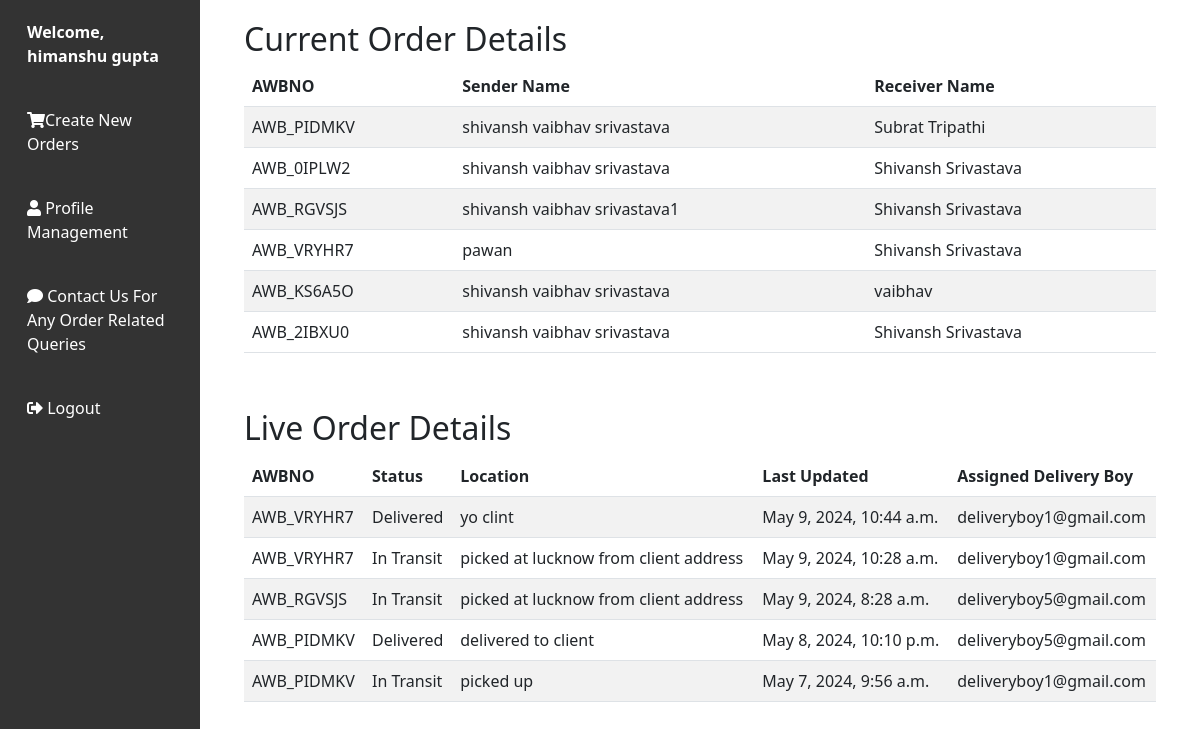
/userManagement/user_dashboard/ (signed in), run on the app's committed database.
### BranchesInfo/models.py (models this page shows, shortened)
class Data_Records(models.Model):
    AWBNO = models.CharField(max_length=10, primary_key=True)
    Sender_Name = models.CharField(max_length=100, null=True)
    Sender_Address = models.CharField(max_length=100, null=True)
    Sender_Contact_No = models.CharField(max_length=15, null=True)
    Sender_City = models.CharField(max_length=30, null=True)
    sender_state = models.CharField(max_length=30, null=True)
    Receiver_Name = models.CharField(max_length=100, null=False)
    Receiver_Address = models.CharField(max_length=100, null=True)
    Receiver_Contact_No = models.CharField(max_length=15, null=True)
    Receiver_City = models.CharField(max_length=30, null=True)
    receiver_state = models.CharField(max_length=30, null=True)
    Book_date = models.DateTimeField(null=False)
    Weight = models.CharField(max_length=10, null=True)
    Distance = models.DecimalField(max_digits=10, decimal_places=2, null=True)
    Price = models.CharField(max_length=10, null=True)
    POD_Flag = models.CharField(max_length=20, null=True)
    Print_Flag = models.CharField(max_length=20, null=True)
    Pin_Number = models.CharField(max_length=10, null=True)
    State = models.CharField(max_length=30, null=True)
    Country = models.CharField(max_length=30, null=True)
    Sender_Branch_CD = models.IntegerField(null=True)
    Receiver_Branch_CD  = models.IntegerField(null=True)
    Type = models.CharField(max_length=50, null=True)
    Payment_Method = models.CharField(max_length=50)
    Client_Id = models.ForeignKey(Client, on_delete=models.CASCADE, related_name='client_orders', null=True)
    Alert_Flag = models.CharField(max_length=20, null=True)
    order_type = models.CharField(max_length=30, null=True)

### packetTrackingSystem/models.py (models this page shows, shortened)
class Live_Updates(models.Model):
    AWBNO = models.CharField(max_length=50)
    transit_status = models.CharField(max_length=100, default='Not Picked Up From Source.')
    update_location = models.CharField(max_length=100)
    last_update_time = models.DateTimeField(null=False)
    Delivery_Boy_Name = models.CharField(max_length=100, null=True)

### userManagement/views.py (the view)
# urls.py: path('user_dashboard/', views.user_dashboard, name='user_dashboard'),
@cache_control(no_cache=True, must_revalidate=True, no_store=True)
def user_dashboard(request):
    try:
        session_id = request.session.get('Client_Id')
        username = request.session.get('Client_Name')
        if session_id is not None:
            print("Session ID of the user from dashboard function :", session_id)
            print("Session username of the user from dashboard function :", username)
            user_orders = Data_Records.objects.filter(Client_Id=session_id)
            live_updates = Live_Updates.objects.filter(AWBNO__in=[order.AWBNO for order in user_orders]).order_by('-last_update_time')
            return render(request, 'user_dashboard.html', {'user_orders': user_orders, 'username': username, 'live_updates': live_updates})
    except KeyError:
        print("Session key not found")
    return redirect('userManagement:user_login_form')

### userManagement/templates/user_dashboard.html (shortened to what this page needs)
<!DOCTYPE html>
<html lang="en">
    {% load static %}
<head>
    <link href="https://cdnjs.cloudflare.com/ajax/libs/bootstrap/5.3.0/css/bootstrap.min.css" rel="stylesheet">
</head>
<body>
    <div class="container-fluid">
        <div class="row">
            <nav class="col-md-3 col-lg-2 d-md-block sidebar">
                <div class="user-info">
                    Welcome, {{ username }}
                </div>
                <a href="{% url 'userManagement:client_order'%}"><i class="fas fa-shopping-cart"></i>Create New Orders</a>
                <a href="{% url 'userManagement:profile_management' %}"><i class="fas fa-user"></i> Profile Management</a>
                <a href="{% url 'userManagement:feedback'%}"><i class="fas fa-comment"></i> Contact Us For Any Order Related Queries</a>
                <a href="{% url 'userManagement:logout_view' %}" class="logout"><i class="fas fa-sign-out-alt"></i> Logout</a>
            </nav>
            <main class="col-md-9 ms-sm-auto col-lg-10 px-md-4">
<div class="order-details">
    <h2>Current Order Details</h2>
    {% if user_orders %}
    <div class="table-responsive">
        <table class="table table-striped">
            <thead>
                <tr>
                    <th>AWBNO</th>
                    <th>Sender Name</th>
                    <th>Receiver Name</th>
                </tr>
            </thead>
            <tbody>
                {% for order in user_orders %}
                <tr>
                    <td>{{ order.AWBNO }}</td>
                    <td>{{ order.Sender_Name }}</td>
                    <td>{{ order.Receiver_Name }}</td>
                </tr>
                {% empty %}
                <tr>
                    <td colspan="3">No current orders found.</td>
                </tr>
                {% endfor %}
            </tbody>
        </table>
    </div>
    {% else %}
    <p>No current orders found.</p>
    {% endif %}
</div>
<div class="order-details">
    <h2>Live Order Details</h2>
    <div class="table-responsive">
        <table class="table table-striped">
            <thead>
                <tr>
                    <th>AWBNO</th>
                    <th>Status</th>
                    <th>Location</th>
                    <th>Last Updated</th>
                    <th>Assigned Delivery Boy</th>
                </tr>
            </thead>
            <tbody>
                {% for update in live_updates %}
                <tr>
                    <td>{{ update.AWBNO }}</td>
                    <td>{{ update.transit_status }}</td>
                    <td>{{ update.update_location }}</td>
                    <td>{{ update.last_update_time }}</td>
                    <td>{{ update.Delivery_Boy_Name }}</td>
                </tr>
                {% empty %}
                <tr>
                    <td colspan="4">No live updates available.</td>
                </tr>
                {% endfor %}
            </tbody>
        </table>
    </div>
</div>
            </main>
        </div>
    </div>
    <link href="https://cdnjs.cloudflare.com/ajax/libs/font-awesome/5.15.4/css/all.min.css" rel="stylesheet">
</body>
</html>

### userManagement/templates/user_dashboard.html (style rules this page uses)
.sidebar { background-color: #333; color: #fff; height: 100vh; position: fixed; top: 0; left: 0; overflow-y: auto; }
.sidebar a { padding: 20px 15px; text-decoration: none; color: #fff; display: block; }
.logout { padding: 20px 15px; text-decoration: none; color: #fff; display: block; }
.user-info { padding: 20px 15px; font-weight: bold; }
.order-details { padding: 20px; }

### data on the page
Data_Records: AWBNO "AWB_PIDMKV", Sender_Name "shivansh vaibhav srivastava", Receiver_Name "Subrat Tripathi"
Data_Records: AWBNO "AWB_0IPLW2", Sender_Name "shivansh vaibhav srivastava", Receiver_Name "Shivansh Srivastava"
Data_Records: AWBNO "AWB_RGVSJS", Sender_Name "shivansh vaibhav srivastava1", Receiver_Name "Shivansh Srivastava"
Data_Records: AWBNO "AWB_VRYHR7", Sender_Name "pawan", Receiver_Name "Shivansh Srivastava"
Data_Records: AWBNO "AWB_KS6A5O", Sender_Name "shivansh vaibhav srivastava", Receiver_Name "vaibhav"
Data_Records: AWBNO "AWB_2IBXU0", Sender_Name "shivansh vaibhav srivastava", Receiver_Name "Shivansh Srivastava"
Live_Updates: AWBNO "AWB_VRYHR7", transit_status "Delivered", update_location "yo clint", last_update_time "May 9, 2024, 10:44 a.m.", Delivery_Boy_Name "deliveryboy1@gmail.com"
Live_Updates: AWBNO "AWB_VRYHR7", transit_status "In Transit", update_location "picked at lucknow from client address", last_update_time "May 9, 2024, 10:28 a.m.", Delivery_Boy_Name "deliveryboy1@gmail.com"
Live_Updates: AWBNO "AWB_RGVSJS", transit_status "In Transit", update_location "picked at lucknow from client address", last_update_time "May 9, 2024, 8:28 a.m.", Delivery_Boy_Name "deliveryboy5@gmail.com"
Live_Updates: AWBNO "AWB_PIDMKV", transit_status "Delivered", update_location "delivered to client", last_update_time "May 8, 2024, 10:10 p.m.", Delivery_Boy_Name "deliveryboy5@gmail.com"
Live_Updates: AWBNO "AWB_PIDMKV", transit_status "In Transit", update_location "picked up", last_update_time "May 7, 2024, 9:56 a.m.", Delivery_Boy_Name "deliveryboy1@gmail.com"

### other printed values
{{ username }} "himanshu gupta"
